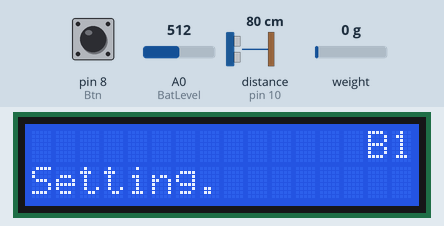
The sketch below on a simulated Arduino Uno, built with avr-gcc and run on an emulated ATmega328P. Shown: 16×2 character LCD. Wiring (inferred from the names in the program): ultrasonic range finder: trigger pin 9; echo pin 10. The test bench sets the inputs (shaded band); at power-on: weight on the scale 0 g, pin 8 (Btn) LOW, distance to the obstacle (sensor on pin 10) 80 cm, A0 (BatLevel) = 512. The echo pulse lasts 58.3 µs per cm; what the sketch prints to the serial monitor is not drawn.

Above: at 2.7 s.
2.8 s: weight on the scale set to 100 g
At 9.5 s:
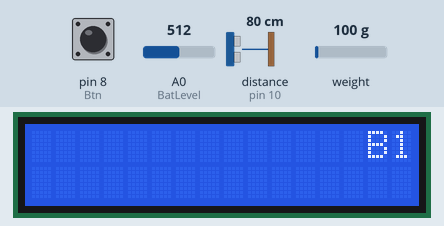
9.6 s: pin 8 (Btn) pulled HIGH for 1.1 s
At 11.0 s:
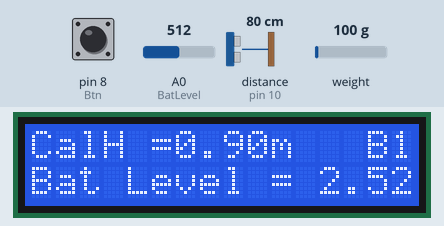
13.6 s: weight on the scale set to 2500 g
At 15.0 s:
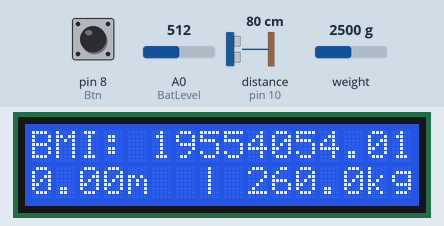
16.1 s: pin 8 (Btn) pulled HIGH for 1.1 s
At 18.1 s:
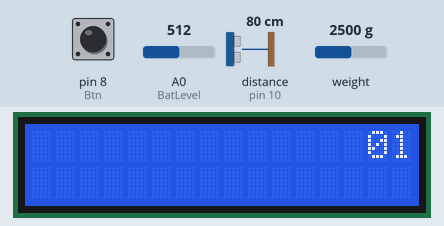
18.8 s: distance to the obstacle (sensor on pin 10) set to 2 cm
At 21.2 s:
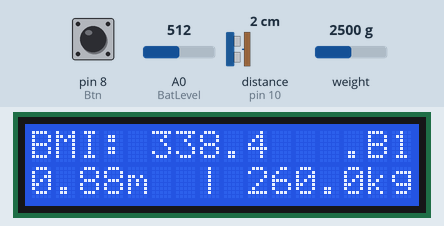
22.3 s: A0 (BatLevel) set to 900
At 24.7 s:
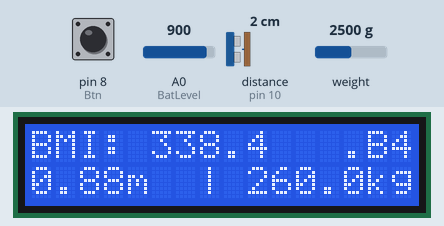
Timing chart, 0 to 25.8 s (numbered marks = the images above; inputs shaded):
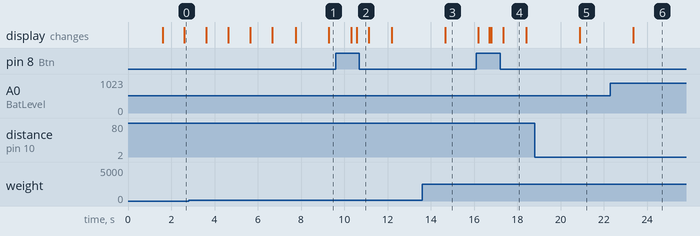

Measured:
- after the input at 2.8 s, the display: first differs from a run without the input after 6.5 s (image 1)
- after the input at 9.6 s, the display: first differs from a run without the input after 0.98 s (image 2)
- after the input at 13.6 s, the display: changes after 1.1 s (image 3)
- after the input at 16.1 s, the display: first changes after 0.08 s (image 4 shows a later state)
- after the input at 18.8 s, the display: changes after 2.1 s (image 5)
- after the input at 22.3 s, the display: changes after 1.1 s (image 6)
- what the display in image 4 shows lasts 1.0 s, from 17.4 s to 18.4 s

The sketch:

BMI_coding_10.ino
```cpp
#include <SoftwareSerial.h>
#include <Wire.h>
#include <LiquidCrystal_I2C.h>
#include "HX711.h"

#define trigPin 9 //for ultrasonic
#define echoPin 10 //for ultrasonic

LiquidCrystal_I2C lcd(0x27, 2, 1, 0, 4, 5, 6, 7, 3, POSITIVE);
HX711 scale(6, 7);
bool setting = false;
int Btn = 8;
int BatLevel = A0;
int t;
int s;
int checker;
int timerChart;
int pTS;
//float hc;
float Hc;
float h1;
float w1;
float bmi;

void setup() {

  lcd.begin(16, 2);
  delay(500);
  Serial.begin(9600);
  scale.set_scale(2280.f);                      // this value is obtained by calibrating the scale with known weights; see the README for details
  scale.tare();               // reset the               // print a raw reading from the ADC
  pinMode(trigPin, OUTPUT);
  pinMode(echoPin, INPUT);
  pinMode(BatLevel, INPUT);
  pinMode(Btn, INPUT);

  t = millis();
  s = 0;
  pTS = 5000;
}

void loop() {
  voltmeter();
  if (setting == false)
  { setDW();
    setting = true;
  }

  while (checker == 0) { // checker 0 //for display owner //==============0======================
    dispName("BMI Project", "Body Mass Index ", "Measuring Device");
    h1 = 0;
    w1 = 0;

    voltmeter();
    delay(500);
    float w = scale.get_units(10) * 0.1040;

    if (w > 3) {
      checker = 1;
      clearLCD();
      break;
    }
    resetBtn();
  }

  while (checker == 1) {//===============1========================
    float h = Hc - height();
    float w = scale.get_units(10) * 0.1040;
    Serial.println("Hc updated =" + String(Hc));
    voltmeter();

    if (h > h1) {
      h1 = h;
    }
    if (w > w1) {
      w1 = w;
    }
    bmi = w1 / (h1 * h1);

    writeLCD(0, 5, "        ");
    writeLCD(0, 0, "BMI: " + String(bmi, 1));
    writeLCD(1, 0, String(h1, 2) + "m");
    writeLCD(1, 7, "|");
    writeLCD(1, 9, String(w1, 1) + "kg");

    delay(200);

    if (w <= 3) {
      checker = 2;
      timerChart = millis();
      writeLCD(1, 0, "                ");
      pTS = 0;
      break;
    }
    resetBtn();
  }

  while (checker == 2) {//=============2===============
    voltmeter();
    if (bmi < 18.5) {
      BMI("Under weight!");
    }
    else  if (bmi >= 18.5 && bmi <= 24.9) {
      BMI("Normal Weight!");
    }
    else  if (bmi > 24.9 && bmi <= 29.9) {
      BMI("over weight!");
    }
    else  if (bmi > 29.9 && bmi <= 34.9) {
      BMI("obesed!");
    }

    else  if (bmi > 34.9) {
      BMI("Too Obesed!");
    }
    delay(200);

    pTS = millis() - timerChart;
    if (pTS >= 5000) {
      clearLCD();
      checker = 0;
      t = millis();
      break;
    }
    resetBtn();
  }
  resetBtn();
}

float height() {
  float duration, distance;
  digitalWrite(trigPin, LOW);
  delayMicroseconds(2);

  digitalWrite(trigPin, HIGH);
  delayMicroseconds(10);
  digitalWrite(trigPin, LOW);

  duration = pulseIn(echoPin, HIGH);
  distance = (duration / 200) * 0.038383;
  Serial.println(distance);

  return distance;
}

void voltmeter() {

  float readVolt = analogRead(BatLevel) * 4.02 / 818;
  Serial.println("voltage : " + String(readVolt));
  if (readVolt <= 3.60) {
    writeLCD(0, 14, "B1");
  }

  else if (readVolt > 3.60 && readVolt <= 3.75) {
    writeLCD(0, 14, "B2");
  }

  else if (readVolt > 3.75 && readVolt <= 4.00) {
    writeLCD(0, 14, "B3");
  }

  else if (readVolt > 4.00) {
    writeLCD(0, 14, "B4");
  }
}

void BMI(String val) {
  writeLCD(1, 0, val);
}

void clearLCD() {
  writeLCD(0, 0, "              ");
  writeLCD(1, 0, "                ");
}

void dispName(String Title, String Name1, String Name2)
{
  writeLCD(0, 0, Title);
  if (pTS >= 5000 && s == 0) {
    writeLCD(1, 0, Name1);
    t = millis();
    pTS = 0;
    s = 1;
  }

  pTS = millis() - t;
  if (pTS >= 5000 && s == 1) {
    writeLCD(1, 0, "                ");

    writeLCD(1, 0, Name2);
    t = millis();
    s = 0;
    pTS = 0;
  }
}

void resetBtn() {

  if (digitalRead(Btn) == 1) {
    int ct = millis();
    while (digitalRead(Btn) == 1) {
      clearLCD();

      writeLCD(0, 0, "CalH =" + String(Hc) + "m");

      writeLCD(1, 0, "Bat Level = " + String(analogRead(BatLevel) * 4.02 / 818));
      delay(500);
      clearLCD();
      int rt = millis() - ct;
      if (rt >= 6000) {
        break;
      }
      clearLCD();
    }
    while (digitalRead(Btn) == 1) {
      delay(500);
      float hc = height();
      writeLCD(0, 0, "CalinH =" + String(hc) + "m");
      writeLCD(1, 0, "Bat Level = " + String(analogRead(BatLevel) * 4.02 / 818));
      if (hc > Hc) {
        Hc = hc;
      }
    }
  }
}

void setDW() {
  clearLCD();
  String loading;
  for (int i = 0; i <= 5; i++) {
    float hc = height();
    if (hc > Hc) {
      Hc = hc;
      Serial.println("Hc updated =" + String(Hc));
    }
    delay(1000);
    loading  = loading + ".";
    Serial.println("count=" + String(i));
    writeLCD(1, 0, "Setting" + loading);
  }
  clearLCD();
}

void writeLCD(int line, int pixel, String msg) {
  lcd.setCursor(pixel, line);
  lcd.print(msg);
}
```
